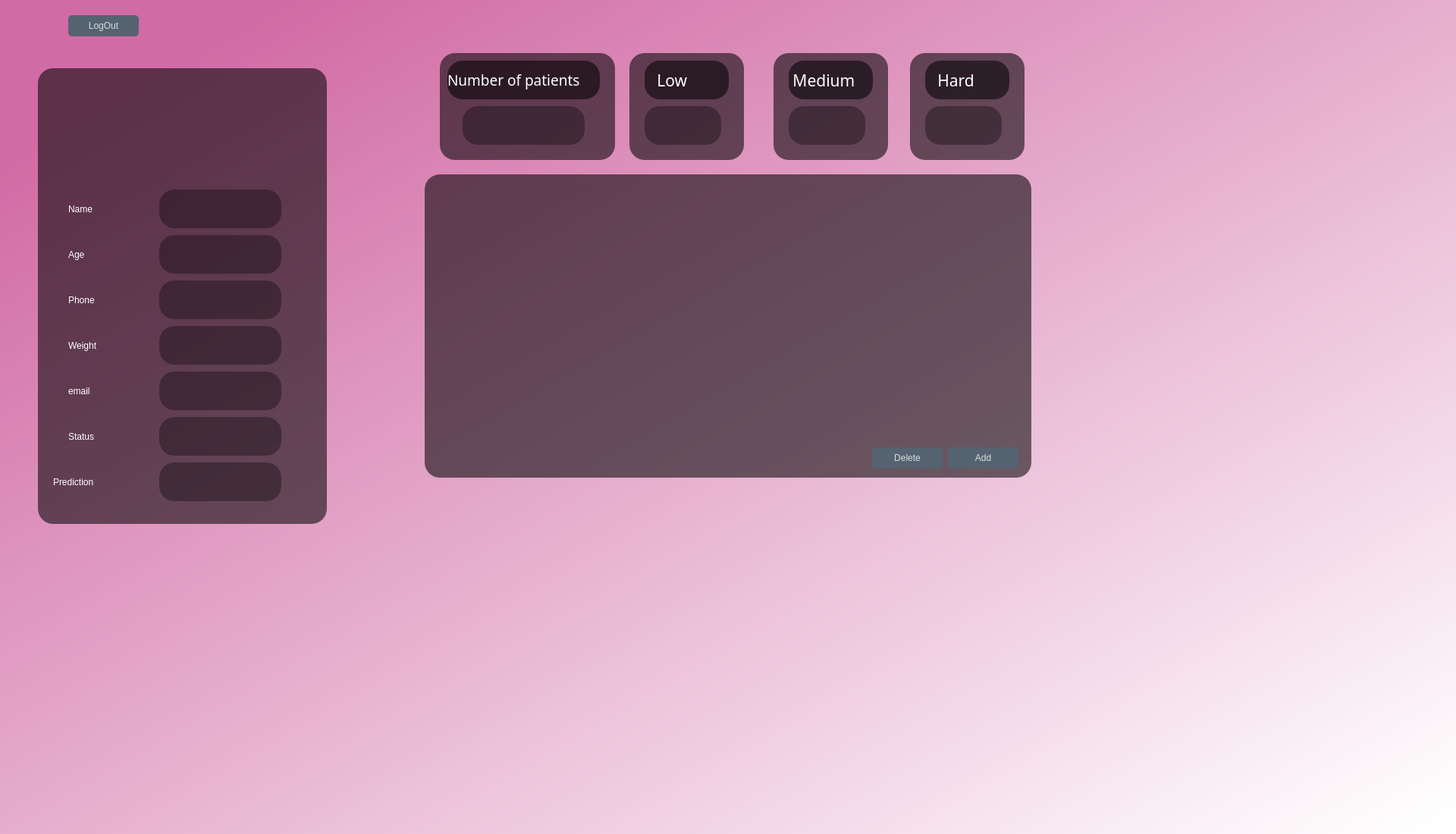
<?xml version="1.0" encoding="UTF-8"?>
<ui version="4.0">
 <class>Dialog</class>
 <widget class="QDialog" name="Dialog">
  <property name="geometry">
   <rect>
    <x>0</x>
    <y>0</y>
    <width>1920</width>
    <height>1100</height>
   </rect>
  </property>
  <property name="windowTitle">
   <string>Dialog</string>
  </property>
  <property name="styleSheet">
   <string notr="true">
background-color:qlineargradient(spread:pad, x1:0.091, y1:0.101636, x2:0.991379, y2:0.977, stop:0 rgba(209, 107, 165, 255), stop:1 rgba(255, 255, 255, 255));</string>
  </property>
  <widget class="QLabel" name="label">
   <property name="geometry">
    <rect>
     <x>1920</x>
     <y>1100</y>
     <width>55</width>
     <height>16</height>
    </rect>
   </property>
   <property name="text">
    <string>TextLabel</string>
   </property>
  </widget>
  <widget class="QLabel" name="label_2">
   <property name="geometry">
    <rect>
     <x>50</x>
     <y>90</y>
     <width>381</width>
     <height>601</height>
    </rect>
   </property>
   <property name="styleSheet">
    <string notr="true">border-radius : 20px;
background-color:qlineargradient(spread:pad, x1:1, y1:1, x2:1, y2:1, stop:0 rgba(0, 0, 0, 142), stop:1 rgba(255, 255, 255, 255));</string>
   </property>
   <property name="text">
    <string/>
   </property>
  </widget>
  <widget class="QLabel" name="Lowlabel">
   <property name="geometry">
    <rect>
     <x>830</x>
     <y>70</y>
     <width>151</width>
     <height>141</height>
    </rect>
   </property>
   <property name="styleSheet">
    <string notr="true">border-radius : 20px;
background-color:qlineargradient(spread:pad, x1:1, y1:1, x2:1, y2:1, stop:0 rgba(0, 0, 0, 142), stop:1 rgba(255, 255, 255, 255));</string>
   </property>
   <property name="text">
    <string/>
   </property>
  </widget>
  <widget class="QPushButton" name="LogOut">
   <property name="geometry">
    <rect>
     <x>90</x>
     <y>20</y>
     <width>93</width>
     <height>28</height>
    </rect>
   </property>
   <property name="styleSheet">
    <string notr="true">QPushButton#LogOut{
	Background-color:rgba(85,98,112,255);
	color:rgba(255,255,255,200);
	border-radius:5px;
} 
QPushButton#LogOut:pressed{
	padding-left:5px;
	padding-top:5px;
	background-color:rgba(254, 81, 171, 0.8);
	background-position:calc(100% - 10px)center;
}
QPushButton#LogOut:hover{
	background-color:rgba(254, 81, 171, 0.8)
}</string>
   </property>
   <property name="text">
    <string>LogOut</string>
   </property>
  </widget>
  <widget class="QTableWidget" name="tableWidget">
   <property name="geometry">
    <rect>
     <x>560</x>
     <y>230</y>
     <width>800</width>
     <height>400</height>
    </rect>
   </property>
   <property name="styleSheet">
    <string notr="true">border-radius : 20px;
background-color:qlineargradient(spread:pad, x1:1, y1:1, x2:1, y2:1, stop:0 rgba(0, 0, 0, 142), stop:1 rgba(255, 255, 255, 255));</string>
   </property>
  </widget>
  <widget class="QPushButton" name="Addpatient">
   <property name="geometry">
    <rect>
     <x>1250</x>
     <y>590</y>
     <width>93</width>
     <height>28</height>
    </rect>
   </property>
   <property name="styleSheet">
    <string notr="true">QPushButton#Addpatient{
	Background-color:rgba(85,98,112,255);
	color:rgba(255,255,255,200);
	border-radius:5px;
} 
QPushButton#Addpatient:pressed{
	padding-left:5px;
	padding-top:5px;
	background-color:rgba(254, 81, 171, 0.8);
	background-position:calc(100% - 10px)center;
}
QPushButton#Addpatient:hover{
	background-color:rgba(254, 81, 171, 0.8)
}</string>
   </property>
   <property name="text">
    <string>Add</string>
   </property>
  </widget>
  <widget class="QPushButton" name="deletepatient">
   <property name="geometry">
    <rect>
     <x>1150</x>
     <y>590</y>
     <width>93</width>
     <height>28</height>
    </rect>
   </property>
   <property name="styleSheet">
    <string notr="true">QPushButton#deletepatient{
	Background-color:rgba(85,98,112,255);
	color:rgba(255,255,255,200);
	border-radius:5px;
} 
QPushButton#deletepatient:pressed{
	padding-left:5px;
	padding-top:5px;
	background-color:rgba(254, 81, 171, 0.8);
	background-position:calc(100% - 10px)center;
}
QPushButton#deletepatient:hover{
	background-color:rgba(254, 81, 171, 0.8)
}</string>
   </property>
   <property name="text">
    <string>Delete</string>
   </property>
  </widget>
  <widget class="QLabel" name="mediumlabel">
   <property name="geometry">
    <rect>
     <x>1020</x>
     <y>70</y>
     <width>151</width>
     <height>141</height>
    </rect>
   </property>
   <property name="styleSheet">
    <string notr="true">border-radius : 20px;
background-color:qlineargradient(spread:pad, x1:1, y1:1, x2:1, y2:1, stop:0 rgba(0, 0, 0, 142), stop:1 rgba(255, 255, 255, 255));</string>
   </property>
   <property name="text">
    <string/>
   </property>
  </widget>
  <widget class="QLabel" name="label_10">
   <property name="geometry">
    <rect>
     <x>1040</x>
     <y>80</y>
     <width>111</width>
     <height>51</height>
    </rect>
   </property>
   <property name="font">
    <font>
     <family>12 Calibri</family>
     <pointsize>16</pointsize>
     <weight>50</weight>
     <italic>false</italic>
     <bold>false</bold>
    </font>
   </property>
   <property name="styleSheet">
    <string notr="true">border-radius : 20px;
background-color:qlineargradient(spread:pad, x1:1, y1:1, x2:1, y2:1, stop:0 rgba(0, 0, 0, 142), stop:1 rgba(255, 255, 255, 255));
font: 16pt bold &quot;Calibri&quot;;
color:rgb(255,255,255);</string>
   </property>
   <property name="text">
    <string> Medium</string>
   </property>
  </widget>
  <widget class="QLabel" name="hardlabel">
   <property name="geometry">
    <rect>
     <x>1200</x>
     <y>70</y>
     <width>151</width>
     <height>141</height>
    </rect>
   </property>
   <property name="styleSheet">
    <string notr="true">border-radius : 20px;
background-color:qlineargradient(spread:pad, x1:1, y1:1, x2:1, y2:1, stop:0 rgba(0, 0, 0, 142), stop:1 rgba(255, 255, 255, 255));</string>
   </property>
   <property name="text">
    <string/>
   </property>
  </widget>
  <widget class="QLabel" name="label_11">
   <property name="geometry">
    <rect>
     <x>1220</x>
     <y>80</y>
     <width>111</width>
     <height>51</height>
    </rect>
   </property>
   <property name="font">
    <font>
     <family>12 Calibri</family>
     <pointsize>16</pointsize>
     <weight>50</weight>
     <italic>false</italic>
     <bold>false</bold>
    </font>
   </property>
   <property name="styleSheet">
    <string notr="true">border-radius : 20px;
background-color:qlineargradient(spread:pad, x1:1, y1:1, x2:1, y2:1, stop:0 rgba(0, 0, 0, 142), stop:1 rgba(255, 255, 255, 255));
font: 16pt bold &quot;Calibri&quot;;
color:rgb(255,255,255);</string>
   </property>
   <property name="text">
    <string>   Hard</string>
   </property>
  </widget>
  <widget class="QLabel" name="nof">
   <property name="geometry">
    <rect>
     <x>580</x>
     <y>70</y>
     <width>231</width>
     <height>141</height>
    </rect>
   </property>
   <property name="styleSheet">
    <string notr="true">border-radius : 20px;
background-color:qlineargradient(spread:pad, x1:1, y1:1, x2:1, y2:1, stop:0 rgba(0, 0, 0, 142), stop:1 rgba(255, 255, 255, 255));</string>
   </property>
   <property name="text">
    <string/>
   </property>
  </widget>
  <widget class="QLabel" name="label_12">
   <property name="geometry">
    <rect>
     <x>590</x>
     <y>80</y>
     <width>201</width>
     <height>51</height>
    </rect>
   </property>
   <property name="font">
    <font>
     <family>12 Calibri</family>
     <pointsize>14</pointsize>
     <weight>50</weight>
     <italic>false</italic>
     <bold>false</bold>
    </font>
   </property>
   <property name="styleSheet">
    <string notr="true">border-radius : 20px;
background-color:qlineargradient(spread:pad, x1:1, y1:1, x2:1, y2:1, stop:0 rgba(0, 0, 0, 142), stop:1 rgba(255, 255, 255, 255));
font: 14pt bold &quot;Calibri&quot;;
color:rgb(255,255,255);</string>
   </property>
   <property name="text">
    <string>Number of patients</string>
   </property>
  </widget>
  <widget class="QLabel" name="label_13">
   <property name="geometry">
    <rect>
     <x>850</x>
     <y>80</y>
     <width>111</width>
     <height>51</height>
    </rect>
   </property>
   <property name="font">
    <font>
     <family>12 Calibri</family>
     <pointsize>16</pointsize>
     <weight>50</weight>
     <italic>false</italic>
     <bold>false</bold>
    </font>
   </property>
   <property name="styleSheet">
    <string notr="true">border-radius : 20px;
background-color:qlineargradient(spread:pad, x1:1, y1:1, x2:1, y2:1, stop:0 rgba(0, 0, 0, 142), stop:1 rgba(255, 255, 255, 255));
font: 16pt bold &quot;Calibri&quot;;
color:rgb(255,255,255);</string>
   </property>
   <property name="text">
    <string>   Low</string>
   </property>
  </widget>
  <widget class="QLineEdit" name="N_patients">
   <property name="geometry">
    <rect>
     <x>610</x>
     <y>140</y>
     <width>161</width>
     <height>51</height>
    </rect>
   </property>
   <property name="styleSheet">
    <string notr="true">background-color:qlineargradient(spread:pad, x1:1, y1:1, x2:1, y2:1, stop:0 rgba(0, 0, 0, 85), stop:1 rgba(255, 255, 255, 255));
border-radius:20px;
color:rgb(255,255,255);
font: 25pt bold&quot;Calibri&quot;;</string>
   </property>
   <property name="text">
    <string/>
   </property>
  </widget>
  <widget class="QLineEdit" name="LowText">
   <property name="geometry">
    <rect>
     <x>850</x>
     <y>140</y>
     <width>101</width>
     <height>51</height>
    </rect>
   </property>
   <property name="styleSheet">
    <string notr="true">background-color:qlineargradient(spread:pad, x1:1, y1:1, x2:1, y2:1, stop:0 rgba(0, 0, 0, 85), stop:1 rgba(255, 255, 255, 255));
border-radius:20px;
color:rgb(255,255,255);
font: 25pt bold&quot;Calibri&quot;;</string>
   </property>
  </widget>
  <widget class="QLineEdit" name="MediumText">
   <property name="geometry">
    <rect>
     <x>1040</x>
     <y>140</y>
     <width>101</width>
     <height>51</height>
    </rect>
   </property>
   <property name="styleSheet">
    <string notr="true">background-color:qlineargradient(spread:pad, x1:1, y1:1, x2:1, y2:1, stop:0 rgba(0, 0, 0, 85), stop:1 rgba(255, 255, 255, 255));
border-radius:20px;
color:rgb(255,255,255);
font: 25pt bold&quot;Calibri&quot;;</string>
   </property>
  </widget>
  <widget class="QLineEdit" name="HardText">
   <property name="geometry">
    <rect>
     <x>1220</x>
     <y>140</y>
     <width>101</width>
     <height>51</height>
    </rect>
   </property>
   <property name="styleSheet">
    <string notr="true">background-color:qlineargradient(spread:pad, x1:1, y1:1, x2:1, y2:1, stop:0 rgba(0, 0, 0, 85), stop:1 rgba(255, 255, 255, 255));
border-radius:20px;
color:rgb(255,255,255);
font: 25pt bold&quot;Calibri&quot;;</string>
   </property>
  </widget>
  <widget class="QLineEdit" name="NameText">
   <property name="geometry">
    <rect>
     <x>210</x>
     <y>250</y>
     <width>161</width>
     <height>51</height>
    </rect>
   </property>
   <property name="styleSheet">
    <string notr="true">background-color:qlineargradient(spread:pad, x1:1, y1:1, x2:1, y2:1, stop:0 rgba(0, 0, 0, 85), stop:1 rgba(255, 255, 255, 255));
border-radius:20px;
color:rgb(255,255,255);
font: 18pt bold&quot;Calibri&quot;;</string>
   </property>
   <property name="text">
    <string/>
   </property>
  </widget>
  <widget class="QLabel" name="label_3">
   <property name="geometry">
    <rect>
     <x>90</x>
     <y>250</y>
     <width>131</width>
     <height>51</height>
    </rect>
   </property>
   <property name="styleSheet">
    <string notr="true">background-color:qlineargradient(spread:pad, x1:1, y1:1, x2:1, y2:1, stop:0 rgba(0, 0, 0, 0), stop:1 rgba(255, 255, 255, 255));
color: rgb(255,255,255);
font: 23pt &quot;Calibri&quot;;</string>
   </property>
   <property name="text">
    <string>Name </string>
   </property>
  </widget>
  <widget class="QLabel" name="label_4">
   <property name="geometry">
    <rect>
     <x>90</x>
     <y>310</y>
     <width>131</width>
     <height>51</height>
    </rect>
   </property>
   <property name="styleSheet">
    <string notr="true">background-color:qlineargradient(spread:pad, x1:1, y1:1, x2:1, y2:1, stop:0 rgba(0, 0, 0, 0), stop:1 rgba(255, 255, 255, 255));
color: rgb(255,255,255);
font: 23pt &quot;Calibri&quot;;</string>
   </property>
   <property name="text">
    <string>Age </string>
   </property>
  </widget>
  <widget class="QLineEdit" name="AgeText">
   <property name="geometry">
    <rect>
     <x>210</x>
     <y>310</y>
     <width>161</width>
     <height>51</height>
    </rect>
   </property>
   <property name="styleSheet">
    <string notr="true">background-color:qlineargradient(spread:pad, x1:1, y1:1, x2:1, y2:1, stop:0 rgba(0, 0, 0, 85), stop:1 rgba(255, 255, 255, 255));
border-radius:20px;
color:rgb(255,255,255);
font: 18pt bold&quot;Calibri&quot;;</string>
   </property>
   <property name="text">
    <string/>
   </property>
  </widget>
  <widget class="QLabel" name="label_5">
   <property name="geometry">
    <rect>
     <x>90</x>
     <y>370</y>
     <width>131</width>
     <height>51</height>
    </rect>
   </property>
   <property name="styleSheet">
    <string notr="true">background-color:qlineargradient(spread:pad, x1:1, y1:1, x2:1, y2:1, stop:0 rgba(0, 0, 0, 0), stop:1 rgba(255, 255, 255, 255));
color: rgb(255,255,255);
font: 23pt &quot;Calibri&quot;;</string>
   </property>
   <property name="text">
    <string>Phone </string>
   </property>
  </widget>
  <widget class="QLineEdit" name="PhoneText">
   <property name="geometry">
    <rect>
     <x>210</x>
     <y>370</y>
     <width>161</width>
     <height>51</height>
    </rect>
   </property>
   <property name="styleSheet">
    <string notr="true">background-color:qlineargradient(spread:pad, x1:1, y1:1, x2:1, y2:1, stop:0 rgba(0, 0, 0, 85), stop:1 rgba(255, 255, 255, 255));
border-radius:20px;
color:rgb(255,255,255);
font: 18pt bold&quot;Calibri&quot;;</string>
   </property>
   <property name="text">
    <string/>
   </property>
  </widget>
  <widget class="QLineEdit" name="WeightText">
   <property name="geometry">
    <rect>
     <x>210</x>
     <y>430</y>
     <width>161</width>
     <height>51</height>
    </rect>
   </property>
   <property name="styleSheet">
    <string notr="true">background-color:qlineargradient(spread:pad, x1:1, y1:1, x2:1, y2:1, stop:0 rgba(0, 0, 0, 85), stop:1 rgba(255, 255, 255, 255));
border-radius:20px;
color:rgb(255,255,255);
font: 18pt bold&quot;Calibri&quot;;</string>
   </property>
   <property name="text">
    <string/>
   </property>
  </widget>
  <widget class="QLabel" name="label_6">
   <property name="geometry">
    <rect>
     <x>90</x>
     <y>430</y>
     <width>151</width>
     <height>51</height>
    </rect>
   </property>
   <property name="styleSheet">
    <string notr="true">background-color:qlineargradient(spread:pad, x1:1, y1:1, x2:1, y2:1, stop:0 rgba(0, 0, 0, 0), stop:1 rgba(255, 255, 255, 255));
color: rgb(255,255,255);
font: 23pt &quot;Calibri&quot;;</string>
   </property>
   <property name="text">
    <string>Weight</string>
   </property>
  </widget>
  <widget class="QLabel" name="label_7">
   <property name="geometry">
    <rect>
     <x>90</x>
     <y>490</y>
     <width>131</width>
     <height>51</height>
    </rect>
   </property>
   <property name="styleSheet">
    <string notr="true">background-color:qlineargradient(spread:pad, x1:1, y1:1, x2:1, y2:1, stop:0 rgba(0, 0, 0, 0), stop:1 rgba(255, 255, 255, 255));
color: rgb(255,255,255);
font: 23pt &quot;Calibri&quot;;</string>
   </property>
   <property name="text">
    <string>email </string>
   </property>
  </widget>
  <widget class="QLineEdit" name="EmailText">
   <property name="geometry">
    <rect>
     <x>210</x>
     <y>490</y>
     <width>161</width>
     <height>51</height>
    </rect>
   </property>
   <property name="styleSheet">
    <string notr="true">background-color:qlineargradient(spread:pad, x1:1, y1:1, x2:1, y2:1, stop:0 rgba(0, 0, 0, 85), stop:1 rgba(255, 255, 255, 255));
border-radius:20px;
color:rgb(255,255,255);
font: 18pt bold&quot;Calibri&quot;;</string>
   </property>
   <property name="text">
    <string/>
   </property>
  </widget>
  <widget class="QLabel" name="label_8">
   <property name="geometry">
    <rect>
     <x>90</x>
     <y>550</y>
     <width>131</width>
     <height>51</height>
    </rect>
   </property>
   <property name="styleSheet">
    <string notr="true">background-color:qlineargradient(spread:pad, x1:1, y1:1, x2:1, y2:1, stop:0 rgba(0, 0, 0, 0), stop:1 rgba(255, 255, 255, 255));
color: rgb(255,255,255);
font: 23pt &quot;Calibri&quot;;</string>
   </property>
   <property name="text">
    <string>Status </string>
   </property>
  </widget>
  <widget class="QLineEdit" name="StatusText">
   <property name="geometry">
    <rect>
     <x>210</x>
     <y>550</y>
     <width>161</width>
     <height>51</height>
    </rect>
   </property>
   <property name="styleSheet">
    <string notr="true">background-color:qlineargradient(spread:pad, x1:1, y1:1, x2:1, y2:1, stop:0 rgba(0, 0, 0, 85), stop:1 rgba(255, 255, 255, 255));
border-radius:20px;
color:rgb(255,255,255);
font: 18pt bold&quot;Calibri&quot;;</string>
   </property>
   <property name="text">
    <string/>
   </property>
  </widget>
  <widget class="QLineEdit" name="PredictionText">
   <property name="geometry">
    <rect>
     <x>210</x>
     <y>610</y>
     <width>161</width>
     <height>51</height>
    </rect>
   </property>
   <property name="styleSheet">
    <string notr="true">background-color:qlineargradient(spread:pad, x1:1, y1:1, x2:1, y2:1, stop:0 rgba(0, 0, 0, 85), stop:1 rgba(255, 255, 255, 255));
border-radius:20px;
color:rgb(255,255,255);
font: 18pt bold&quot;Calibri&quot;;</string>
   </property>
   <property name="text">
    <string/>
   </property>
  </widget>
  <widget class="QLabel" name="label_9">
   <property name="geometry">
    <rect>
     <x>70</x>
     <y>610</y>
     <width>161</width>
     <height>51</height>
    </rect>
   </property>
   <property name="styleSheet">
    <string notr="true">background-color:qlineargradient(spread:pad, x1:1, y1:1, x2:1, y2:1, stop:0 rgba(0, 0, 0, 0), stop:1 rgba(255, 255, 255, 255));
color: rgb(255,255,255);
font: 19pt &quot;Calibri&quot;;</string>
   </property>
   <property name="text">
    <string>Prediction </string>
   </property>
  </widget>
 </widget>
 <resources/>
 <connections/>
</ui>
